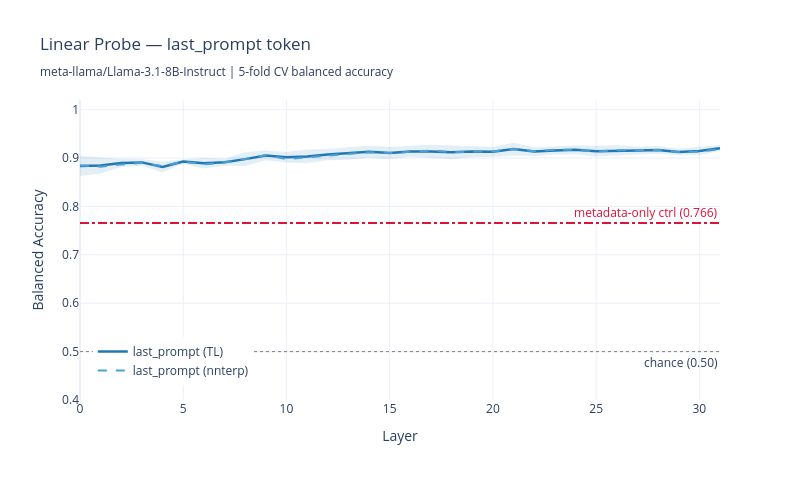

Notebook source saved alongside this figure:
### Code cell
import plotly.graph_objects as go

fig2 = go.Figure()

for backend_label, probe_results, dash, width in [
    ("TL",     probe_results_tl, "solid", 2.5),
    ("nnterp", probe_results_nn, "dash",  2.0),
]:
    df_res = probe_results["last_prompt"]
    layers = df_res["layer"].values
    means  = df_res["mean"].values
    stds   = df_res["std"].values

    fig2.add_trace(go.Scatter(
        x=layers, y=means,
        mode="lines",
        name=f"last_prompt ({backend_label})",
        line=dict(color="#1f77b4" if backend_label == "TL" else "#4a9fd4",
                  width=width, dash=dash),
    ))

    # CI band for TL only
    if backend_label == "TL":
        fig2.add_trace(go.Scatter(
            x=np.concatenate([layers, layers[::-1]]),
            y=np.concatenate([means + stds, (means - stds)[::-1]]),
            fill="toself", fillcolor="#1f77b4", opacity=0.12,
            line=dict(color="rgba(0,0,0,0)"),
            showlegend=False, hoverinfo="skip",
        ))

# Metadata control line
fig2.add_hline(
    y=ctrl_meta_acc,
    line_dash="dashdot", line_color="crimson", line_width=2,
    annotation_text=f"metadata-only ctrl ({ctrl_meta_acc:.3f})",
    annotation_position="top right",
    annotation_font_color="crimson",
)

# Chance line
fig2.add_hline(
    y=0.5, line_dash="dot", line_color="gray", line_width=1,
    annotation_text="chance (0.50)", annotation_position="bottom right",
)

fig2.update_layout(
    title=(
        f"Linear Probe — last_prompt token<br>"
        f"<sub>{MODEL_NAME} | {N_CV_FOLDS}-fold CV balanced accuracy</sub>"
    ),
    xaxis_title="Layer",
    yaxis_title="Balanced Accuracy",
    yaxis=dict(range=[0.4, 1.02]),
    legend=dict(x=0.02, y=0.05),
    width=800, height=480,
    template="plotly_white",
)

fig2.show()

safe = MODEL_NAME.replace("/", "_")
csv_path = REPORTS_DIR / f"probe_{safe}_summary.csv"
summary.to_csv(str(csv_path), index=False)
print(f"Saved: {csv_path}")

### Figure 1 — Plotly figure (JSON) as saved in the notebook; plotly's stock layout.template omitted (floating-point values rounded to 4 significant figures)
{"data": [{"line": {"color": "#1f77b4", "dash": "solid", "width": 2.5}, "mode": "lines", "name": "last_prompt (TL)", "type": "scatter", "x": [0, 1, 2, 3, 4, 5, 6, 7, 8, 9, 10, 11, 12, 13, 14, 15, 16, 17, 18, 19, 20, 21, 22, 23, 24, 25, 26, 27, 28, 29, 30, 31], "y": [0.8837, 0.8849, 0.89, 0.8911, 0.8818, 0.8928, 0.8894, 0.8915, 0.8978, 0.9055, 0.9017, 0.9033, 0.9073, 0.9095, 0.913, 0.9102, 0.9137, 0.9136, 0.9118, 0.9134, 0.9129, 0.9186, 0.9135, 0.9157, 0.9173, 0.9143, 0.9157, 0.9158, 0.9167, 0.9126, 0.9146, 0.9205]}, {"fill": "toself", "fillcolor": "#1f77b4", "hoverinfo": "skip", "line": {"color": "rgba(0,0,0,0)"}, "opacity": 0.12, "showlegend": false, "type": "scatter", "x": [0, 1, 2, 3, 4, 5, 6, 7, 8, 9, 10, 11, 12, 13, 14, 15, 16, 17, 18, 19, 20, 21, 22, 23, 24, 25, 26, 27, 28, 29, 30, 31, 31, 30, 29, 28, 27, 26, 25, 24, 23, 22, 21, 20, 19, 18, 17, 16, 15, 14, 13, 12, 11, 10, 9, 8, 7, 6, 5, 4, 3, 2, 1, 0], "y": [0.9045, 0.9019, 0.8987, 0.8978, 0.8929, 0.8972, 0.9005, 0.8987, 0.9118, 0.9155, 0.9127, 0.9175, 0.9189, 0.9226, 0.9254, 0.9228, 0.9247, 0.9275, 0.926, 0.9249, 0.9228, 0.9317, 0.9225, 0.9238, 0.9267, 0.9252, 0.9267, 0.9241, 0.9243, 0.9193, 0.9231, 0.9268, 0.9142, 0.9062, 0.9059, 0.9091, 0.9076, 0.9047, 0.9033, 0.9079, 0.9075, 0.9044, 0.9054, 0.903, 0.9018, 0.8975, 0.8996, 0.9026, 0.8976, 0.9007, 0.8965, 0.8957, 0.8891, 0.8906, 0.8955, 0.8838, 0.8843, 0.8783, 0.8884, 0.8707, 0.8844, 0.8813, 0.8679, 0.863]}, {"line": {"color": "#4a9fd4", "dash": "dash", "width": 2}, "mode": "lines", "name": "last_prompt (nnterp)", "type": "scatter", "x": [0, 1, 2, 3, 4, 5, 6, 7, 8, 9, 10, 11, 12, 13, 14, 15, 16, 17, 18, 19, 20, 21, 22, 23, 24, 25, 26, 27, 28, 29, 30, 31], "y": [0.8847, 0.8822, 0.887, 0.89, 0.8836, 0.8924, 0.8872, 0.8906, 0.8978, 0.9064, 0.8979, 0.9013, 0.9051, 0.9079, 0.9119, 0.9102, 0.913, 0.9154, 0.9123, 0.9125, 0.9138, 0.9188, 0.9142, 0.9173, 0.9173, 0.9131, 0.9164, 0.9164, 0.9167, 0.9124, 0.9133, 0.9185]}], "layout": {"annotations": [{"font": {"color": "crimson"}, "showarrow": false, "text": "metadata-only ctrl (0.766)", "x": 1, "xanchor": "right", "xref": "x domain", "y": 0.7658, "yanchor": "bottom", "yref": "y"}, {"showarrow": false, "text": "chance (0.50)", "x": 1, "xanchor": "right", "xref": "x domain", "y": 0.5, "yanchor": "top", "yref": "y"}], "height": 480, "legend": {"x": 0.02, "y": 0.05}, "shapes": [{"line": {"color": "crimson", "dash": "dashdot", "width": 2}, "type": "line", "x0": 0, "x1": 1, "xref": "x domain", "y0": 0.7658, "y1": 0.7658, "yref": "y"}, {"line": {"color": "gray", "dash": "dot", "width": 1}, "type": "line", "x0": 0, "x1": 1, "xref": "x domain", "y0": 0.5, "y1": 0.5, "yref": "y"}], "title": {"text": "Linear Probe — last_prompt token<br><sub>meta-llama/Llama-3.1-8B-Instruct | 5-fold CV balanced accuracy</sub>"}, "width": 800, "xaxis": {"title": {"text": "Layer"}}, "yaxis": {"range": [0.4, 1.02], "title": {"text": "Balanced Accuracy"}}}}
